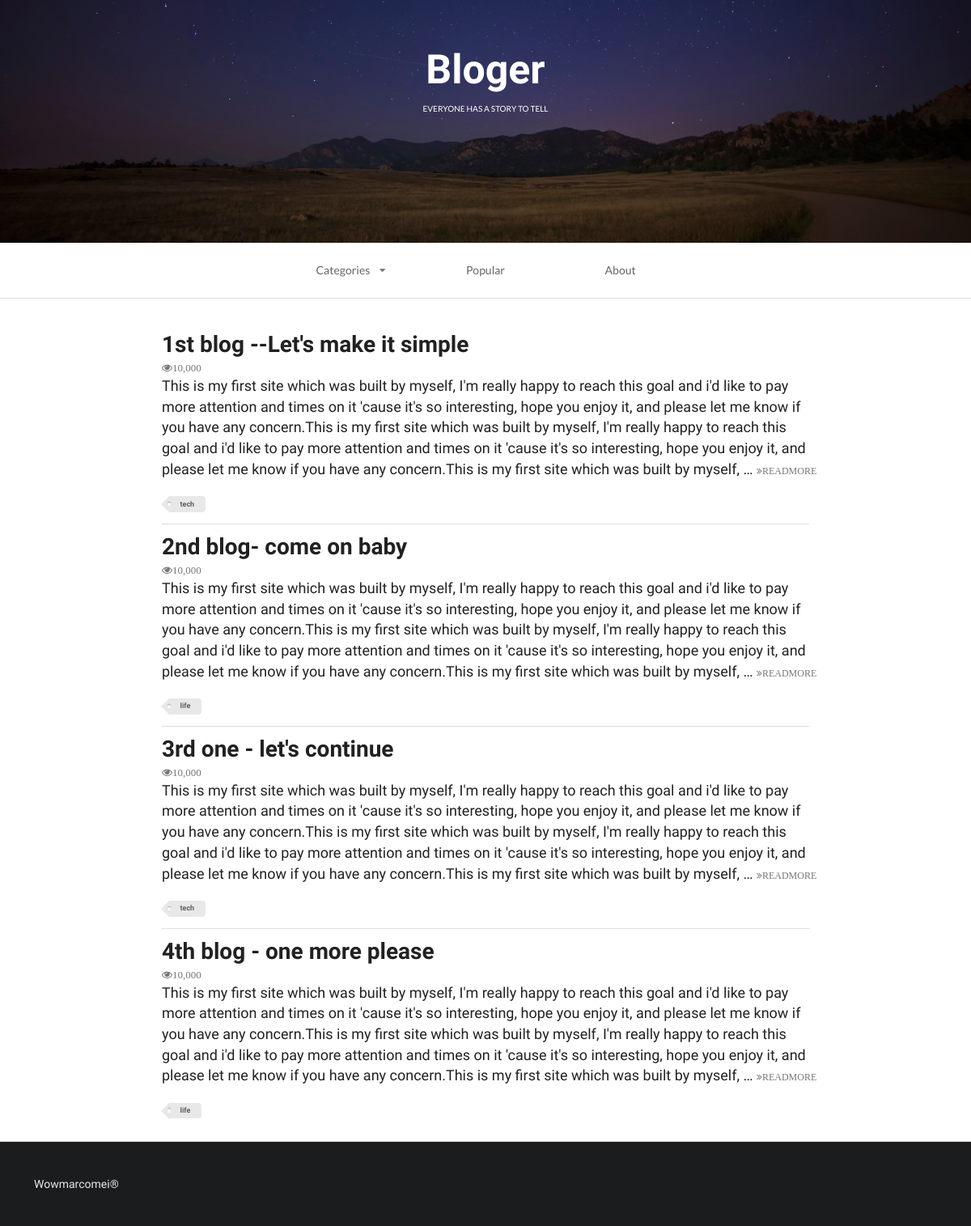
/home/, run on the app's committed database.
### blog/models.py (models this page shows, shortened)
class Article(models.Model):
    name = models.CharField(null=True,blank=True, max_length=200)
    content = models.TextField()
    TAG_COICES = (
        ('tech','Tech'), #前面是值，后面是名称
        ('life','Life'),
    )
    tag = models.CharField(null=True,blank=True, max_length=5, choices=TAG_COICES)

### blog/views.py (the view)
# urls.py: url(r'^home/', home, name=None),
def home(request):
    queryset = request.GET.get('tag') #通过GET方法获取参数tag的具体值，在url中输入?tag=test123,则此处获取的queryset即为test123
    if queryset:   #如果不为空，即传递tag值，则加载分类页面
        article_set = Article.objects.filter(tag=queryset) #过滤出'tag值'为'url中传递的参数'的所有数据表
    else:          #如果为空，即加载所有数据页面
        article_set = Article.objects.all()
    context = {
        'template_article':article_set,
    }
    web = render(request,'first_web_2.html',context)
    return web

### blog/templates/first_web_2.html (shortened to what this page needs)
<!DOCTYPE html> {% load staticfiles %}
<html>
<head>
    <link rel="stylesheet" href="{% static 'css/semantic.css' %}" media="screen" title="no title" charset="utf-8">
</head>
<body>
    <div class="ui inverted vertical  segment masthead">
        <h1 class="ui center aligned header blogslogon" style="font-size:50px;font-family: 'Raleway', sans-serif!important;">
            Bloger
            <p class="ui sub header">
                everyone has a story to tell
            </p>
        </h1>
    </div>
    <div class="ui container nav">
        <div class="ui borderless text three item menu ">
            <div class="ui simple dropdown item">
                Categories
                <i class="dropdown icon"></i>
            </div>
            <a class="item">
                Popular
            </a>
            <a class="item">
                About
            </a>
        </div>
    </div>
    <div class="ui divider"></div>
    <div class="ui  vertical segment">
        {% for article in template_article %}
        <div class="ui container vertical segment">
            <a href="{% url 'details_page' article.id %}">
                <h1 class="ui header">
                    {{article.name }}
                </h1>
            </a>
            <i class="icon grey small unhide">10,000</i>
            <p>
                {{ article.content | truncatewords:100 }}
                <a href="{% url 'details_page' article.id %}">
                    <i class="angle tiny double grey right icon">READMORE</i>
                </a>
            </p>
            <div class="ui mini  tag label">
                {{ article.tag }}
            </div>
        </div>
        {% endfor %}
    </div>
    <div class="ui inverted  vertical very padded  segment">
        Wowmarcomei®
    </div>
</body>
</html>

### data on the page
Article: name "1st blog --Let's make it simple", content "This is my first site which was built by myself, I'm really happy to reach this goal and i'd like to pay more attention and times on it 'cause it's so interesting, hope you enjoy it, and please let me know if you have any concern.This is my first site which was built by myself, I'm really happy to reach this goal and i'd like to pay more attention and times on it 'cause it's so interesting, hope you enjoy it, and please let me know if you have any concern.This is my first site which was built by myself, …", tag "tech"
Article: name "2nd blog- come on baby", content "This is my first site which was built by myself, I'm really happy to reach this goal and i'd like to pay more attention and times on it 'cause it's so interesting, hope you enjoy it, and please let me know if you have any concern.This is my first site which was built by myself, I'm really happy to reach this goal and i'd like to pay more attention and times on it 'cause it's so interesting, hope you enjoy it, and please let me know if you have any concern.This is my first site which was built by myself, …", tag "life"
Article: name "3rd one - let's continue", content "This is my first site which was built by myself, I'm really happy to reach this goal and i'd like to pay more attention and times on it 'cause it's so interesting, hope you enjoy it, and please let me know if you have any concern.This is my first site which was built by myself, I'm really happy to reach this goal and i'd like to pay more attention and times on it 'cause it's so interesting, hope you enjoy it, and please let me know if you have any concern.This is my first site which was built by myself, …", tag "tech"
Article: name "4th blog - one more please", content "This is my first site which was built by myself, I'm really happy to reach this goal and i'd like to pay more attention and times on it 'cause it's so interesting, hope you enjoy it, and please let me know if you have any concern.This is my first site which was built by myself, I'm really happy to reach this goal and i'd like to pay more attention and times on it 'cause it's so interesting, hope you enjoy it, and please let me know if you have any concern.This is my first site which was built by myself, …", tag "life"
